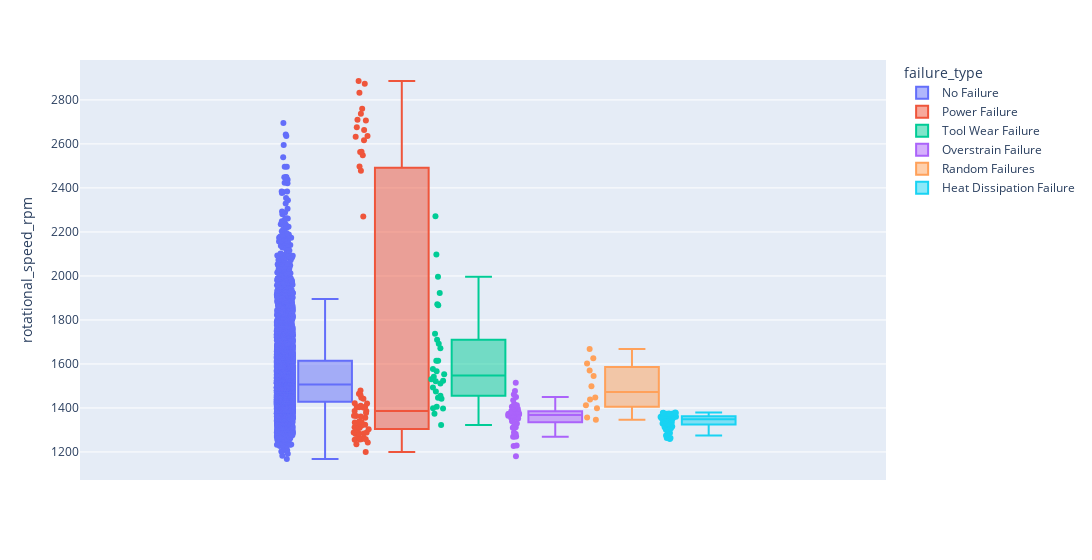

Source (notebook cell):
### Code cell
histogram('rotational_speed_rpm')

### Figure 1 — Plotly figure (JSON) as saved in the notebook; plotly's stock layout.template omitted (floating-point values rounded to 4 significant figures; data arrays with more than 128 entries replaced by an {"elided": "..."} marker saying what was removed)
{"data": [{"alignmentgroup": "True", "boxpoints": "all", "hovertemplate": "failure_type=No Failure<br>rotational_speed_rpm=%{y}<extra></extra>", "legendgroup": "No Failure", "marker": {"color": "#636efa"}, "name": "No Failure", "notched": false, "offsetgroup": "No Failure", "orientation": "v", "showlegend": true, "type": "box", "x0": " ", "xaxis": "x", "y": {"elided": "6435 int values"}, "y0": " ", "yaxis": "y"}, {"alignmentgroup": "True", "boxpoints": "all", "hovertemplate": "failure_type=Power Failure<br>rotational_speed_rpm=%{y}<extra></extra>", "legendgroup": "Power Failure", "marker": {"color": "#EF553B"}, "name": "Power Failure", "notched": false, "offsetgroup": "Power Failure", "orientation": "v", "showlegend": true, "type": "box", "x0": " ", "xaxis": "x", "y": [1410, 1421, 1420, 2564, 2874, 1336, 2833, 1235, 2270, 1319, 1386, 1258, 1243, 2737, 1479, 2886, 1313, 1301, 1258, 2549, 1446, 1267, 1324, 2563, 2760, 1338, 1442, 1331, 1284, 1386, 1365, 2676, 2663, 1284, 2497, 2706, 1262, 1288, 1257, 1404, 1364, 1356, 1282, 1405, 1312, 1309, 2636, 2478, 2633, 1288, 1255, 1200, 1465, 2710, 1303, 1402, 2617, 1334, 1459, 1326, 1403, 1377, 1361], "y0": " ", "yaxis": "y"}, {"alignmentgroup": "True", "boxpoints": "all", "hovertemplate": "failure_type=Tool Wear Failure<br>rotational_speed_rpm=%{y}<extra></extra>", "legendgroup": "Tool Wear Failure", "marker": {"color": "#00cc96"}, "name": "Tool Wear Failure", "notched": false, "offsetgroup": "Tool Wear Failure", "orientation": "v", "showlegend": true, "type": "box", "x0": " ", "xaxis": "x", "y": [1455, 1511, 1867, 1542, 1399, 1996, 1567, 1405, 1530, 1615, 1710, 1442, 1446, 1521, 1671, 1577, 1493, 1397, 1692, 1524, 2097, 1374, 1553, 1737, 1475, 1323, 1615, 1871, 1922, 2271], "y0": " ", "yaxis": "y"}, {"alignmentgroup": "True", "boxpoints": "all", "hovertemplate": "failure_type=Overstrain Failure<br>rotational_speed_rpm=%{y}<extra></extra>", "legendgroup": "Overstrain Failure", "marker": {"color": "#ab63fa"}, "name": "Overstrain Failure", "notched": false, "offsetgroup": "Overstrain Failure", "orientation": "v", "showlegend": true, "type": "box", "x0": " ", "xaxis": "x", "y": [1282, 1412, 1405, 1373, 1289, 1372, 1385, 1362, 1354, 1310, 1365, 1384, 1378, 1329, 1515, 1345, 1417, 1269, 1378, 1270, 1227, 1383, 1340, 1359, 1363, 1365, 1411, 1477, 1450, 1369, 1399, 1379, 1312, 1380, 1461, 1362, 1372, 1270, 1368, 1272, 1399, 1229, 1181, 1369, 1396, 1354, 1373, 1367, 1435, 1317, 1352, 1360], "y0": " ", "yaxis": "y"}, {"alignmentgroup": "True", "boxpoints": "all", "hovertemplate": "failure_type=Random Failures<br>rotational_speed_rpm=%{y}<extra></extra>", "legendgroup": "Random Failures", "marker": {"color": "#FFA15A"}, "name": "Random Failures", "notched": false, "offsetgroup": "Random Failures", "orientation": "v", "showlegend": true, "type": "box", "x0": " ", "xaxis": "x", "y": [1399, 1626, 1570, 1447, 1602, 1346, 1499, 1357, 1668, 1412, 1545, 1438], "y0": " ", "yaxis": "y"}, {"alignmentgroup": "True", "boxpoints": "all", "hovertemplate": "failure_type=Heat Dissipation Failure<br>rotational_speed_rpm=%{y}<extra></extra>", "legendgroup": "Heat Dissipation Failure", "marker": {"color": "#19d3f3"}, "name": "Heat Dissipation Failure", "notched": false, "offsetgroup": "Heat Dissipation Failure", "orientation": "v", "showlegend": true, "type": "box", "x0": " ", "xaxis": "x", "y": [1342, 1377, 1360, 1326, 1366, 1357, 1376, 1325, 1364, 1286, 1373, 1263, 1355, 1346, 1349, 1362, 1314, 1359, 1330, 1356, 1329, 1297, 1331, 1361, 1374, 1334, 1317, 1259, 1362, 1326, 1280, 1308, 1355, 1368, 1353, 1326, 1358, 1379, 1321, 1329, 1378, 1263, 1351, 1305, 1359, 1375, 1351, 1349, 1369, 1275, 1312, 1374, 1361, 1359, 1365, 1335, 1341, 1330, 1324, 1349, 1337, 1353, 1366, 1341, 1306, 1301, 1336, 1351, 1363, 1295, 1332, 1371, 1377, 1298, 1316], "y0": " ", "yaxis": "y"}], "layout": {"boxmode": "group", "legend": {"title": {"text": "failure_type"}, "tracegroupgap": 0}, "margin": {"t": 60}, "width": 1200, "xaxis": {"anchor": "y", "domain": [0, 1]}, "yaxis": {"anchor": "x", "domain": [0, 1], "title": {"text": "rotational_speed_rpm"}}}}
